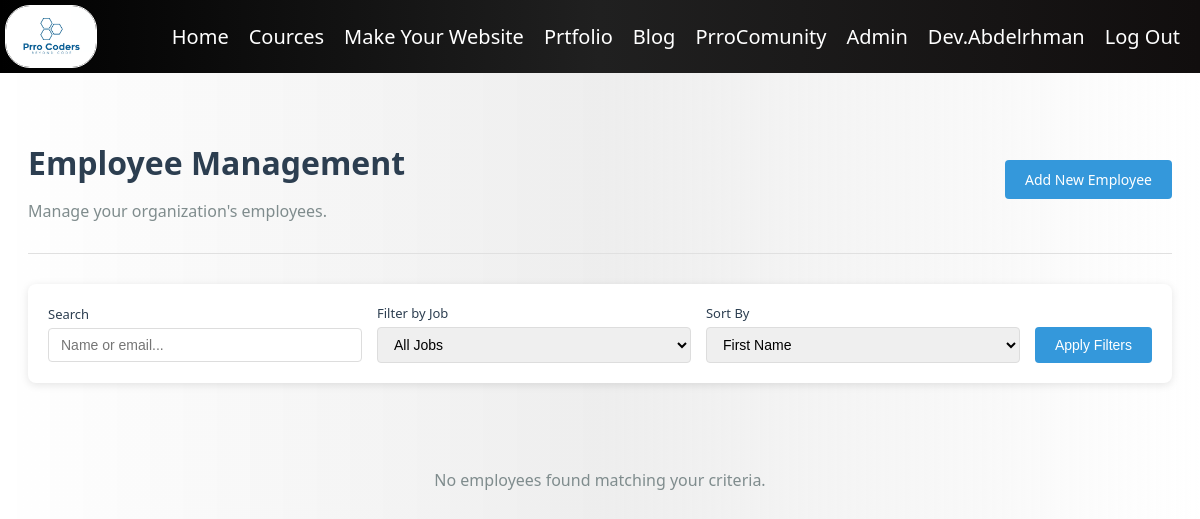
The app's page /adminPanal/employees/ (signed in), older data.
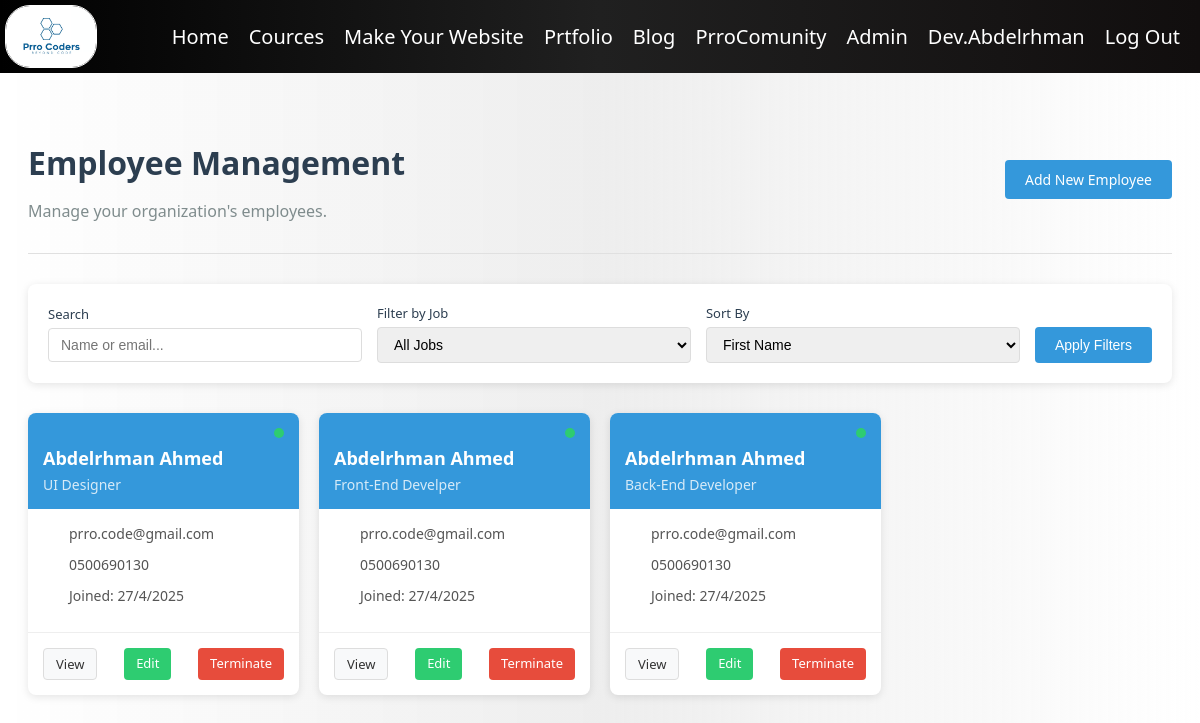
The same page, newer data.
### adminPanal/models.py (models this page shows, shortened)
class Employee(models.Model):
    First_name = models.CharField(max_length=255)
    Last_name = models.CharField(max_length=255)
    user_name = models.CharField(max_length=255)
    password = models.CharField(max_length=255)
    salary = models.CharField(max_length=30)
    about = models.CharField(max_length=99999)
    email = models.CharField(max_length=600)#
    number = models.CharField(max_length=30)#
    job = models.CharField(max_length=255)
    cv = models.FileField()
    prto = models.CharField(max_length=255)
    Eyear = models.IntegerField()
    Emonth = models.IntegerField()
    Eday = models.IntegerField()
    Syear = models.IntegerField()
    Smonth = models.IntegerField()
    Sday = models.IntegerField()
    active = models.BooleanField(default=True)

### adminPanal/views.py (the view)
# urls.py: path('employees/', views.employees_list, name='employees_list'),
def employees_list(request):
    employees = Employee.objects.filter(active=True)
    search_query = request.GET.get('search', '')
    job_filter = request.GET.get('job', '')
    sort_by = request.GET.get('sort', 'First_name')
    if search_query:
        employees = employees.filter(
            Q(First_name__icontains=search_query) |
            Q(Last_name__icontains=search_query) |
            Q(email__icontains=search_query)
        )
    if job_filter:
        employees = employees.filter(job=job_filter)
    employees = employees.order_by(sort_by)
    jobs = Jobs.objects.all()
    context = {
        'employees': employees,
        'jobs': jobs,
        'search_query': search_query,
        'job_filter': job_filter,
        'sort_by': sort_by
    }
    return render(request, 'adminPanal/employees_list.html', context)

### templates/adminPanal/employees_list.html (shortened to what this page needs)
{% extends 'layout.html' %}
{% block body %}
{% load static %}
<div class="admin-container">
    {% if user.is_superuser %}
        <div class="admin-header">
            <div>
                <h1>Employee Management</h1>
                <p>Manage your organization's employees.</p>
            </div>
            <a href="{% url 'addEmployee' %}" class="btn-primary">Add New Employee</a>
        </div>
        <div class="filter-section">
            <form class="filter-form" method="GET">
                <div class="filter-group">
                    <label for="search">Search</label>
                    <input type="text" id="search" name="search" class="filter-input" placeholder="Name or email..." value="{{ search_query }}">
                </div>
                <div class="filter-group">
                    <label for="job">Filter by Job</label>
                    <select id="job" name="job" class="filter-input">
                        <option value="">All Jobs</option>
                    </select>
                </div>
                <div class="filter-group">
                    <label for="sort">Sort By</label>
                    <select id="sort" name="sort" class="filter-input">
                        <option value="First_name" {% if sort_by == 'First_name' %}selected{% endif %}>First Name</option>
                    </select>
                </div>
                <button type="submit" class="btn-primary filter-button">Apply Filters</button>
            </form>
        </div>
        <div class="employees-grid">
            {% if employees %}
                {% for employee in employees %}
                    <div class="employee-card">
                        <div class="employee-header">
                            <div class="employee-status"></div>
                            <h3 class="employee-name">{{ employee.First_name }} {{ employee.Last_name }}</h3>
                            <div class="employee-job">{{ employee.job }}</div>
                        </div>
                        <div class="employee-content">
                            <div class="employee-detail">
                                <span>{{ employee.email }}</span>
                            </div>
                            <div class="employee-detail">
                                <span>{{ employee.number }}</span>
                            </div>
                            <div class="employee-detail">
                                <span>Joined: {{ employee.Sday }}/{{ employee.Smonth }}/{{ employee.Syear }}</span>
                            </div>
                        </div>
                        <div class="employee-footer">
                            <a href="{% url 'employee_detail' employee.id %}" class="employee-action view-action">View</a>
                            <a href="{% url 'editEmployee' employee.id %}" class="employee-action edit-action">Edit</a>
                            <a href="{% url 'terminateEmployee' employee.id %}" class="employee-action terminate-action">Terminate</a>
                        </div>
                    </div>
                {% endfor %}
            {% else %}
                <div class="no-results">
                    <p>No employees found matching your criteria.</p>
                </div>
            {% endif %}
        </div>
    {% endif %}
</div>
{% endblock %}

### templates/layout.html (shortened to what this page needs)
{% load static %}
<!DOCTYPE html>
<html lang="en">
<head>
    <link rel="stylesheet" href="{% static 'style.css' %}">
</head>
<body>
    <div class="navbar1">
        <img src="{% static 'Prro Coders.jpg' %}" alt="PrroCoders" class="logo" width="100" >
        <ul class="nav1">
            <li class="nav-item1">
                <a class="nav-link1" href="{% url 'Home:index' %}">Home</a>
            </li>
            <li class="nav-item1">
                <a class="nav-link1" href="{% url 'Cource' %}">Cources</a>
            </li>
            <li class="nav-item1">
                <a class="nav-link1" href="{% url 'WebMaker' %}">Make Your Website</a>
            </li>
            <li class="nav-item1">
                <a class="nav-link1" href="https://prrohost.pythonanywhere.com">Prtfolio</a>
            </li>
            <li class="nav-item1">
                <a class="nav-link1" href="">Blog</a>
            </li>
            <li class="nav-item1">
                <a class="nav-link1" href="">PrroComunity</a>
            </li>
            {% if user.is_authenticated and not user.is_superuser and not user.is_staff %}
            <li class="nav-item1">
                <a href="" class="nav-link1">{{ user.username }}</a>
            </li>
            <li class="nav-item1">
                <a class="nav-link1" href="{% url 'logout' %}">Log Out</a>
            </li>
            {% elif user.is_superuser %}
                <li class="nav-item1">
                    <a href="{% url 'adminPanal' %}" class="nav-link1">Admin</a>
                </li>
                <li class="nav-item1">
                    <a href="" class="nav-link1">{{ user.username }}</a>
                </li>
                <li class="nav-item1">
                    <a class="nav-link1" href="{% url 'logout' %}">Log Out</a>
                </li>
            {% endif %}
        </ul>
    </div>
    <div class="container container-content">
        {% block body %}{% endblock body %}
    </div>
</body>
</html>

### static/style.css (style rules this page uses)
body { background: linear-gradient(90deg, #ffffffaf 0%, #e8e8e8c1 50%, #ffffff 100%); font-family: 'Segoe UI', Tahoma, Geneva, Verdana, sans-serif; }
.navbar1 { font-family: 'Segoe UI', Tahoma, Geneva, Verdana, sans-serif; display: flex; flex-direction: row; justify-content: space-between; background: linear-gradient(90deg, #000000 0%, #202020 50%, #110e0e 100%); margin: 0; position: fixed; width: 100%; top: 0; left: 0; right: 0; z-index: 1000; }
.logo { width: 90px; border: 1px solid white; border-radius: 25px; margin: 5px 5px 5px 5px; }
.nav1 { display: flex; flex-direction: row; margin: 10px; list-style-type: none; align-items: center; }
.nav-item1 { margin: 5px 10px; font-size: 20px; color: white; }
.nav-link1 { text-decoration: none; color: white; transition: 0.1s; }
.container { position: relative; top: 80px; }

### templates/layout.html (style rules this page uses)
body { font-family: 'Segoe UI', Tahoma, Geneva, Verdana, sans-serif; }

### templates/adminPanal/employees_list.html (style rules this page uses)
.admin-container { max-width: 1200px; margin: 40px auto; padding: 0 20px; }
.admin-header { margin-bottom: 30px; padding-bottom: 15px; border-bottom: 1px solid #e0e0e0; display: flex; justify-content: space-between; align-items: center; }
.admin-header h1 { color: #2c3e50; font-weight: 600; margin-bottom: 5px; }
.admin-header p { color: #7f8c8d; font-size: 16px; }
.btn-primary { background-color: #3498db; color: white; border: none; padding: 10px 20px; border-radius: 4px; cursor: pointer; font-size: 14px; font-weight: 500; transition: background-color 0.3s; text-decoration: none; display: inline-block; }
.filter-section { background-color: white; padding: 20px; border-radius: 8px; box-shadow: 0 2px 8px rgba(0, 0, 0, 0.1); margin-bottom: 30px; }
.filter-form { display: flex; flex-wrap: wrap; align-items: center; gap: 15px; }
.filter-group { display: flex; flex-direction: column; flex: 1; min-width: 200px; }
.filter-group label { font-size: 13px; font-weight: 500; margin-bottom: 5px; color: #2c3e50; }
.filter-input { padding: 8px 12px; border: 1px solid #ddd; border-radius: 4px; font-size: 14px; }
.filter-button { align-self: flex-end; margin-top: 16px; }
.employees-grid { display: grid; grid-template-columns: repeat(auto-fill, minmax(250px, 1fr)); gap: 20px; }
.employee-card { background-color: white; border-radius: 8px; overflow: hidden; box-shadow: 0 2px 8px rgba(0, 0, 0, 0.1); transition: transform 0.3s, box-shadow 0.3s; }
.employee-header { background-color: #3498db; color: white; padding: 15px; position: relative; }
.employee-name { font-size: 18px; font-weight: 600; margin-bottom: 5px; }
.employee-job { font-size: 14px; opacity: 0.8; }
.employee-content { padding: 15px; }
.employee-detail { display: flex; align-items: center; margin-bottom: 12px; font-size: 14px; color: #555; }
.employee-footer { display: flex; padding: 15px; border-top: 1px solid #eee; justify-content: space-between; }
.employee-action { padding: 6px 12px; font-size: 13px; border-radius: 4px; text-decoration: none; display: inline-block; }
.view-action { background-color: #f8f9fa; color: #333; border: 1px solid #ddd; }
.edit-action { background-color: #2ecc71; color: white; }
.terminate-action { background-color: #e74c3c; color: white; }
.employee-status { position: absolute; top: 15px; right: 15px; width: 10px; height: 10px; border-radius: 50%; background-color: #2ecc71; }

Row changes from the older to the newer data that the page shows:
added Employee: First_name "Abdelrhman", Last_name "Ahmed", job "UI Designer", email "prro.code@gmail.com", number "0500690130", Sday "27", Smonth "4", Syear "2025"
added Employee: First_name "Abdelrhman", Last_name "Ahmed", job "Front-End Develper", email "prro.code@gmail.com", number "0500690130", Sday "27", Smonth "4", Syear "2025"
added Employee: First_name "Abdelrhman", Last_name "Ahmed", job "Back-End Developer", email "prro.code@gmail.com", number "0500690130", Sday "27", Smonth "4", Syear "2025"
Text that changed along with them:
text no longer shown: "No employees found matching your criteria."
